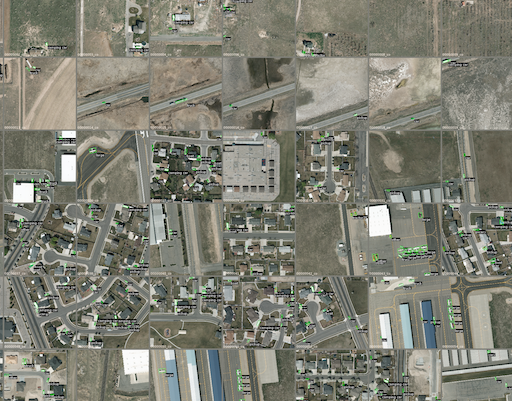
#> input picture examples/vedai_example.png, 512 x 401 px
$ python -i dataset_exporter.py   (imports and definitions only)   (older library calls are emulated)
#> lines starting #> are read from the running program, lines starting #| are printed output that depends on the picture
import sys

from pathlib import Path

import numpy as np
from PIL import ImageDraw, ImageFont, Image, ImageChops

from tqdm import tqdm


# [15 lines left out: function get_default_font, not called in this run]


def render_datapoint(
    img,
    target=None,
    image_id=None,
    output_size=None,
    text_color=(0, 255, 0),
    text_size=10,
    geom_color=(0, 255, 0),
    blend_alpha=0.7,
):
    """Method to render image and target as PIL image

    Args:
        img (PIL.Image.Image or np.ndarray): input image
        target (optional): text as `str` or polygons as `ndarray` of shape (N, 2) or polygons points with labels as
            pairs (`ndarray` of shape (N, 2), `str`), or segmentation masks as `ndarray` of shape (h, w, 3),
            type `uint8` or `PIL.Image.Image` with mode 'RGB'. Target can be also a tuple/list of all these basic types.
            See note below how to override target rendering parameters for a subset of targets.
        image_id (str, optional): Image id to write in the output image
        output_size (list, optional): output image maximum size. If input image height or width is larger
            than output_size, output image is rescaled with aspect ratio preserved.
        text_color (list, optional): text color (R, G, B) if target contains a text
        text_size (int, optional): text size if target contains a text.
        geom_color (int, optional): geometry color (R, G, B) if target contains polygons to draw
        blend_alpha (float): alpha for blending mask image into the input image


    Note:
        It is possible to override target rendering parameters (`text_color`, `text_size`, `geom_color`, ...) for a
        single or a subset of input target. Below there is an example on how to draw a mask, 3 bboxes such that 2 of
        bboxes have yellow outline and the third bbox is drawn with default parameters:

        .. code-block:: python

            import numpy as np
            from image_dataset_viz import render_datapoint, bbox_to_points


            img = ((0, 0, 255) * np.ones((256, 256, 3))).astype(np.uint8)
            mask = 0 * np.ones((256, 256, 3), dtype=np.uint8)
            mask[34:145, 56:123, :] = 255

            targets = (
                (mask, {"blend_alpha": 0.6}),
                (
                    (bbox_to_points((10, 12, 145, 156)), "A"),
                    (bbox_to_points((109, 120, 215, 236)), "B"),
                    {"geom_color": (255, 255, 0)}
                ),
                (bbox_to_points((129, 140, 175, 186)), "C"),
            )


            render_datapoint(img, targets, blend_alpha=0.5)

    Returns:
        PIL.Image.Image
    """
    # Open input image
    check_image_type(img)
    if target is not None:
        check_target_type(target)

    if image_id is not None:
        assert isinstance(image_id, str), "Image id should be a string"

    if target is not None or image_id is not None:
        assert (
            isinstance(text_color, (list, tuple)) and len(text_color) == 3
        ), "Text color should be a list of 3 integers"
        assert isinstance(text_size, int) and text_size > 0, "Text size should be a positive integer"

    img = to_pil(img)
    if output_size is not None:
        assert (
            isinstance(output_size, (list, tuple)) and len(output_size) == 2
        ), "output_size should be a list of 2 integers, given {}".format(output_size)
        img, scale = resize_image(img, output_size)
    else:
        img = img.copy()
        scale = 1.0

    if target is not None:
        # Render target
        img = render_target(
            img,
            target,
            scale=scale,
            text_color=text_color,
            text_size=text_size,
            geom_color=geom_color,
            blend_alpha=blend_alpha,
        )

    # Write image id
    if image_id is not None:
        font = get_default_font(text_size)
        write_text(img, image_id, (1, img.size[1]), color=text_color, font=font)
    return img


class DatasetExporter:
    """
    Helper class to export dataset of images/targets as a few large images for better visualization.

    For example, we have a dataset of image files and annotations files (polygons with labels):
    ```
    img_files = [
        '/path/to/image_1.ext',
        '/path/to/image_2.ext',
        ...
        '/path/to/image_1000.ext',
    ]
    target_files = [
        '/path/to/target_1.ext2',
        '/path/to/target_2.ext2',
        ...
        '/path/to/target_1000.ext2',
    ]
    ```
    We can produce a single image composed of 20x50 small samples with targets to better visualize the whole dataset.
    Let's assume that we do need a particular processing to open the images in RGB 8bits format:
    ```
    from PIL import Image

    def read_img_fn(img_filepath):
        return Image.open(img_filepath).convert('RGB')
    ```
    and let's say the annotations are just lines with points and a label, e.g. `12 23 34 45 56 67 car`
    ```
    import numpy as np

    def read_target_fn(target_filepath):
        with Path(target_filepath).open('r') as handle:
            points_labels = []
            while True:
                line = handle.readline()
                if len(line) == 0:
                    break
                splt = line[:-1].split(' ')  # Split into points and labels
                label = splt[-1]
                points = np.array(splt[:-1]).reshape(-1, 2)
                points_labels.append((points, label))
        return points_labels
    ```
    Now we can export the dataset
    ```
    de = DatasetExporter(read_img_fn=read_img_fn, read_target_fn=read_target_fn,
                         img_id_fn=lambda fp: Path(fp).stem, n_cols=20)
    de.export(img_files, target_files, output_folder="dataset_viz")
    ```
    and thus we should obtain a single png image with composed of 20x50 small samples.
    """

    # [277 lines left out: functions __init__, export_datapoint, export, render_target, get_tqdm_kwargs, not called in this run]


def get_tqdm(**kwargs):
    """Similar to `get_tqdm_kwargs`, but returns the tqdm object directly."""
    return tqdm(**get_tqdm_kwargs(**kwargs))


def imread_pillow(fp):
    return Image.open(fp)


def identity(y):
    return y


def default_img_id(fp):
    return Path(fp).stem[:50]


# [31 lines left out: functions resize_image, update_pos, write_text, not called in this run]


def draw_poly(img, points, color=(0, 255, 0)):
    draw = ImageDraw.Draw(img)
    draw.polygon(points, outline=color)


# [7 lines left out: function write_obj_label, not called in this run]


def is_ndarray_image(img):
    return isinstance(img, np.ndarray) and img.ndim == 3 and img.shape[2] == 3 and img.dtype == np.uint8


def is_pil_image(img):
    return isinstance(img, Image.Image) and img.mode in ("RGB",)


def is_points(target):
    return isinstance(target, np.ndarray) and target.ndim == 2 and target.shape[1] == 2


def is_list_of_points(target):
    return isinstance(target, (list, tuple)) and all([is_points(t) for t in target])


# [4 lines left out: function is_points_with_labels, not called in this run]


def is_list_of_points_with_labels(target):
    return isinstance(target, (list, tuple)) and all([is_points_with_labels(t) for t in target])


def check_image_type(img):
    assert is_ndarray_image(img) or is_pil_image(img), (
        "Image should be `ndarray` of shape (h, w, 3), type `uint8` or "
        "`PIL.Image.Image` with mode 'RBG', but given {}".format(type(img))
    )


# [46 lines left out: functions is_basic_target_type, is_list_of_basic_types, check_target_type, to_pil, check_img_id_fn, not called in this run]

>>> import cv2
>>> picture = cv2.imread('../examples/vedai_example.png', cv2.IMREAD_GRAYSCALE)
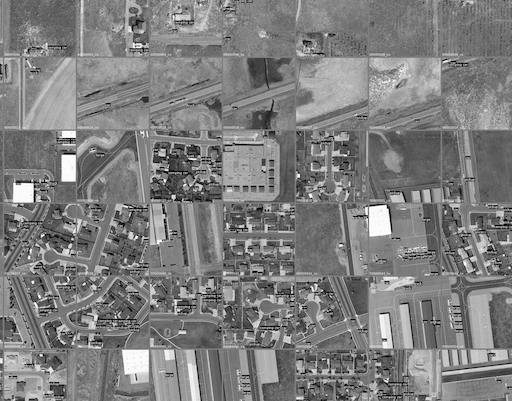
#> picture: shape (401, 512); min 0, max 255, mean 126.4
>>> result = render_datapoint(picture)
#> (the run stopped early here; a loop or call above may not have finished)
